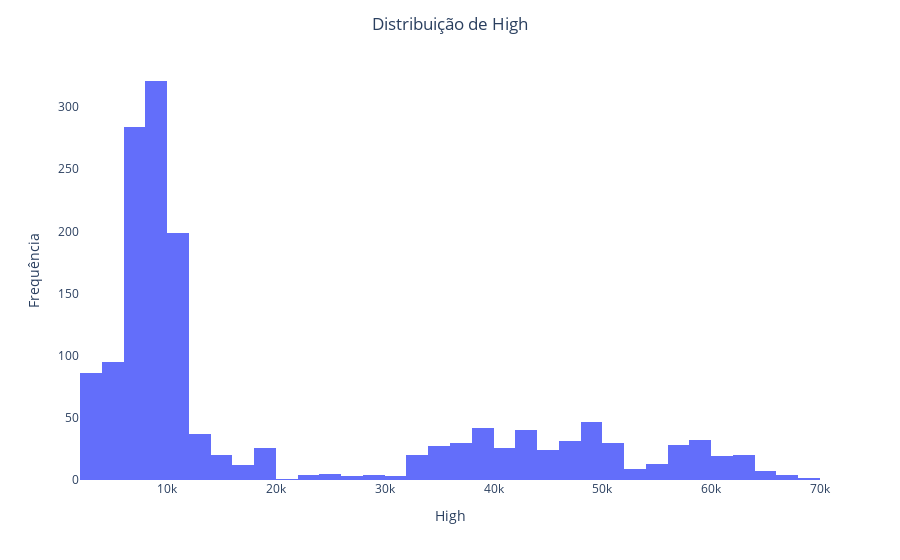
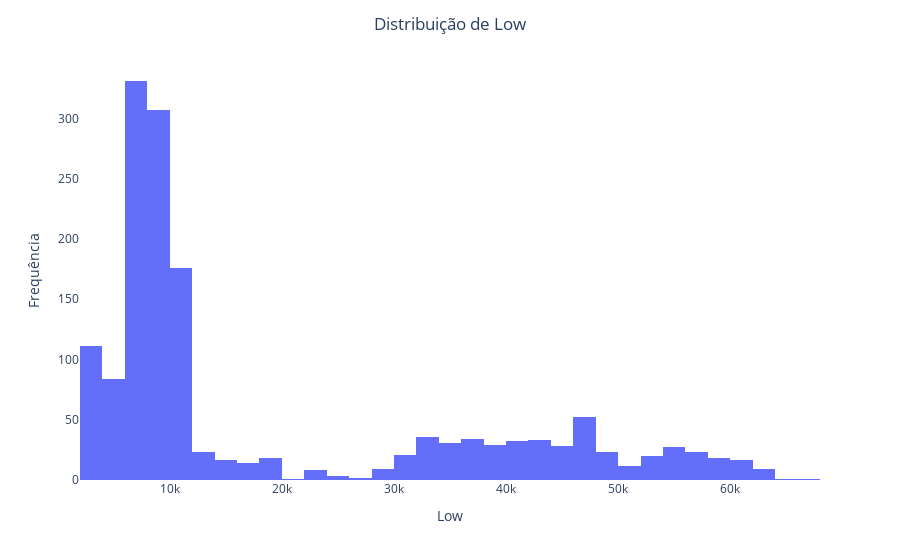
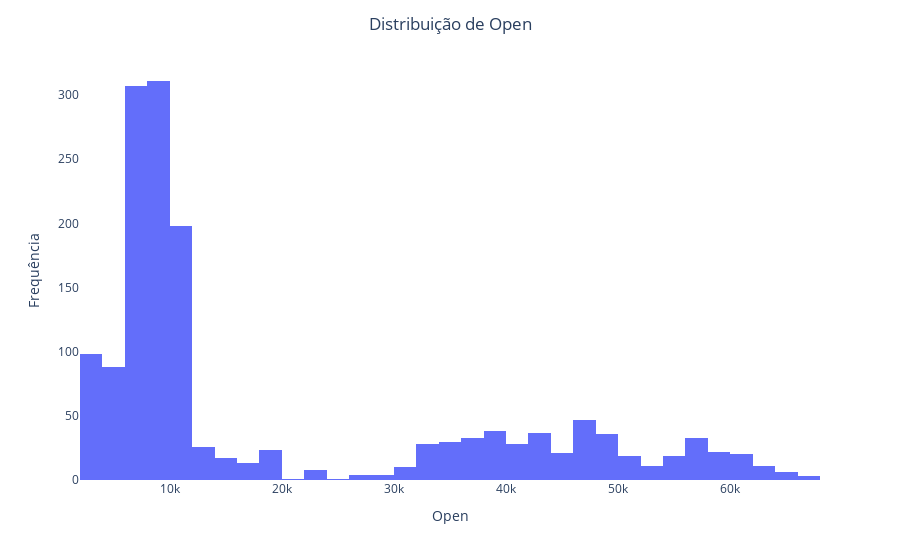
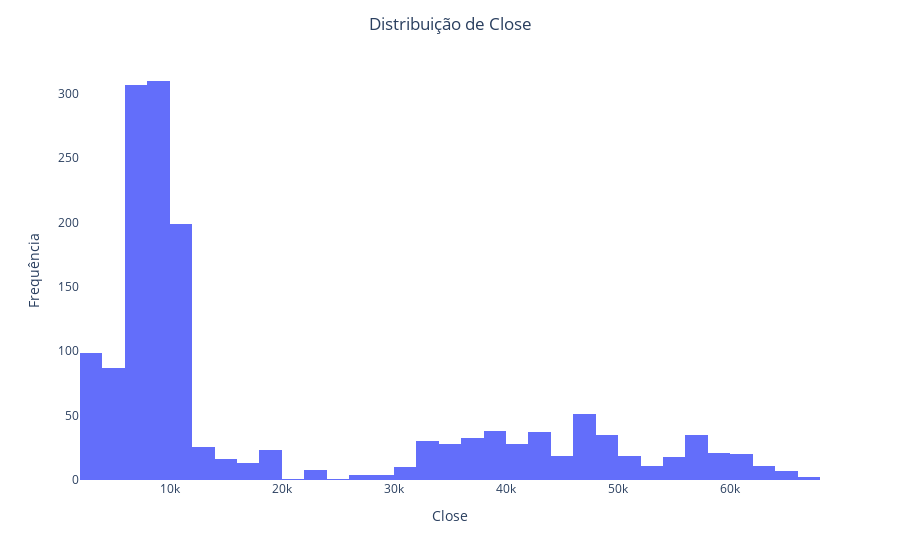

Notebook code for these charts, in order:
### Code cell
color = ['blue', 'green', 'red', 'cyan', 'magenta', 'yellow']
for cor,col in enumerate(df.columns):
    fig = px.histogram(df, x=col)
    fig.update_layout(title=f'Distribuição de {col}',
                        title_x=0.5,
                        xaxis_title=col,
                        yaxis_title='Frequência')
    #Remove background
    fig.update_layout(plot_bgcolor='rgba(0,0,0,0)')
    fig.write_image(f'plots/{col}.png')
    fig.show()

### Figure 1 — Plotly figure (JSON) as saved in the notebook; plotly's stock layout.template omitted (floating-point values rounded to 4 significant figures; data arrays with more than 128 entries replaced by an {"elided": "..."} marker saying what was removed)
{"data": [{"alignmentgroup": "True", "bingroup": "x", "hovertemplate": "High=%{x}<br>count=%{y}<extra></extra>", "legendgroup": "", "marker": {"color": "#636efa", "pattern": {"shape": ""}}, "name": "", "offsetgroup": "", "orientation": "v", "showlegend": false, "x": {"elided": "1551 float values"}, "xaxis": "x", "yaxis": "y", "type": "histogram"}], "layout": {"xaxis": {"anchor": "y", "domain": [0, 1], "title": {"text": "High"}}, "yaxis": {"anchor": "x", "domain": [0, 1], "title": {"text": "Frequência"}}, "legend": {"tracegroupgap": 0}, "margin": {"t": 60}, "barmode": "relative", "title": {"text": "Distribuição de High", "x": 0.5}, "plot_bgcolor": "rgba(0,0,0,0)"}}

### Figure 2 — Plotly figure (JSON) as saved in the notebook; plotly's stock layout.template omitted (floating-point values rounded to 4 significant figures; data arrays with more than 128 entries replaced by an {"elided": "..."} marker saying what was removed)
{"data": [{"alignmentgroup": "True", "bingroup": "x", "hovertemplate": "Low=%{x}<br>count=%{y}<extra></extra>", "legendgroup": "", "marker": {"color": "#636efa", "pattern": {"shape": ""}}, "name": "", "offsetgroup": "", "orientation": "v", "showlegend": false, "x": {"elided": "1551 float values"}, "xaxis": "x", "yaxis": "y", "type": "histogram"}], "layout": {"xaxis": {"anchor": "y", "domain": [0, 1], "title": {"text": "Low"}}, "yaxis": {"anchor": "x", "domain": [0, 1], "title": {"text": "Frequência"}}, "legend": {"tracegroupgap": 0}, "margin": {"t": 60}, "barmode": "relative", "title": {"text": "Distribuição de Low", "x": 0.5}, "plot_bgcolor": "rgba(0,0,0,0)"}}

### Figure 3 — Plotly figure (JSON) as saved in the notebook; plotly's stock layout.template omitted (floating-point values rounded to 4 significant figures; data arrays with more than 128 entries replaced by an {"elided": "..."} marker saying what was removed)
{"data": [{"alignmentgroup": "True", "bingroup": "x", "hovertemplate": "Open=%{x}<br>count=%{y}<extra></extra>", "legendgroup": "", "marker": {"color": "#636efa", "pattern": {"shape": ""}}, "name": "", "offsetgroup": "", "orientation": "v", "showlegend": false, "x": {"elided": "1551 float values"}, "xaxis": "x", "yaxis": "y", "type": "histogram"}], "layout": {"xaxis": {"anchor": "y", "domain": [0, 1], "title": {"text": "Open"}}, "yaxis": {"anchor": "x", "domain": [0, 1], "title": {"text": "Frequência"}}, "legend": {"tracegroupgap": 0}, "margin": {"t": 60}, "barmode": "relative", "title": {"text": "Distribuição de Open", "x": 0.5}, "plot_bgcolor": "rgba(0,0,0,0)"}}

### Figure 4 — Plotly figure (JSON) as saved in the notebook; plotly's stock layout.template omitted (floating-point values rounded to 4 significant figures; data arrays with more than 128 entries replaced by an {"elided": "..."} marker saying what was removed)
{"data": [{"alignmentgroup": "True", "bingroup": "x", "hovertemplate": "Close=%{x}<br>count=%{y}<extra></extra>", "legendgroup": "", "marker": {"color": "#636efa", "pattern": {"shape": ""}}, "name": "", "offsetgroup": "", "orientation": "v", "showlegend": false, "x": {"elided": "1551 float values"}, "xaxis": "x", "yaxis": "y", "type": "histogram"}], "layout": {"xaxis": {"anchor": "y", "domain": [0, 1], "title": {"text": "Close"}}, "yaxis": {"anchor": "x", "domain": [0, 1], "title": {"text": "Frequência"}}, "legend": {"tracegroupgap": 0}, "margin": {"t": 60}, "barmode": "relative", "title": {"text": "Distribuição de Close", "x": 0.5}, "plot_bgcolor": "rgba(0,0,0,0)"}}
